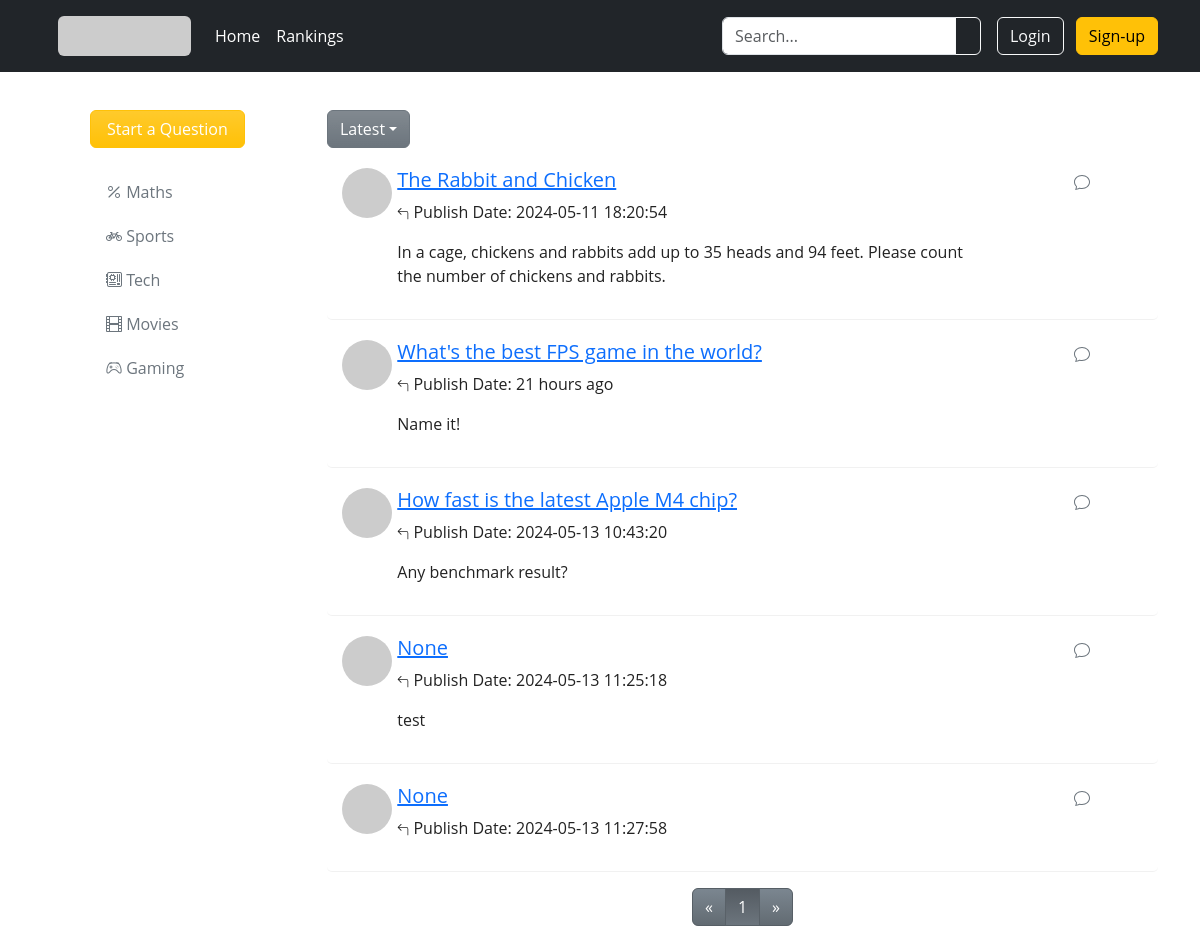
Before: / with the older database file.
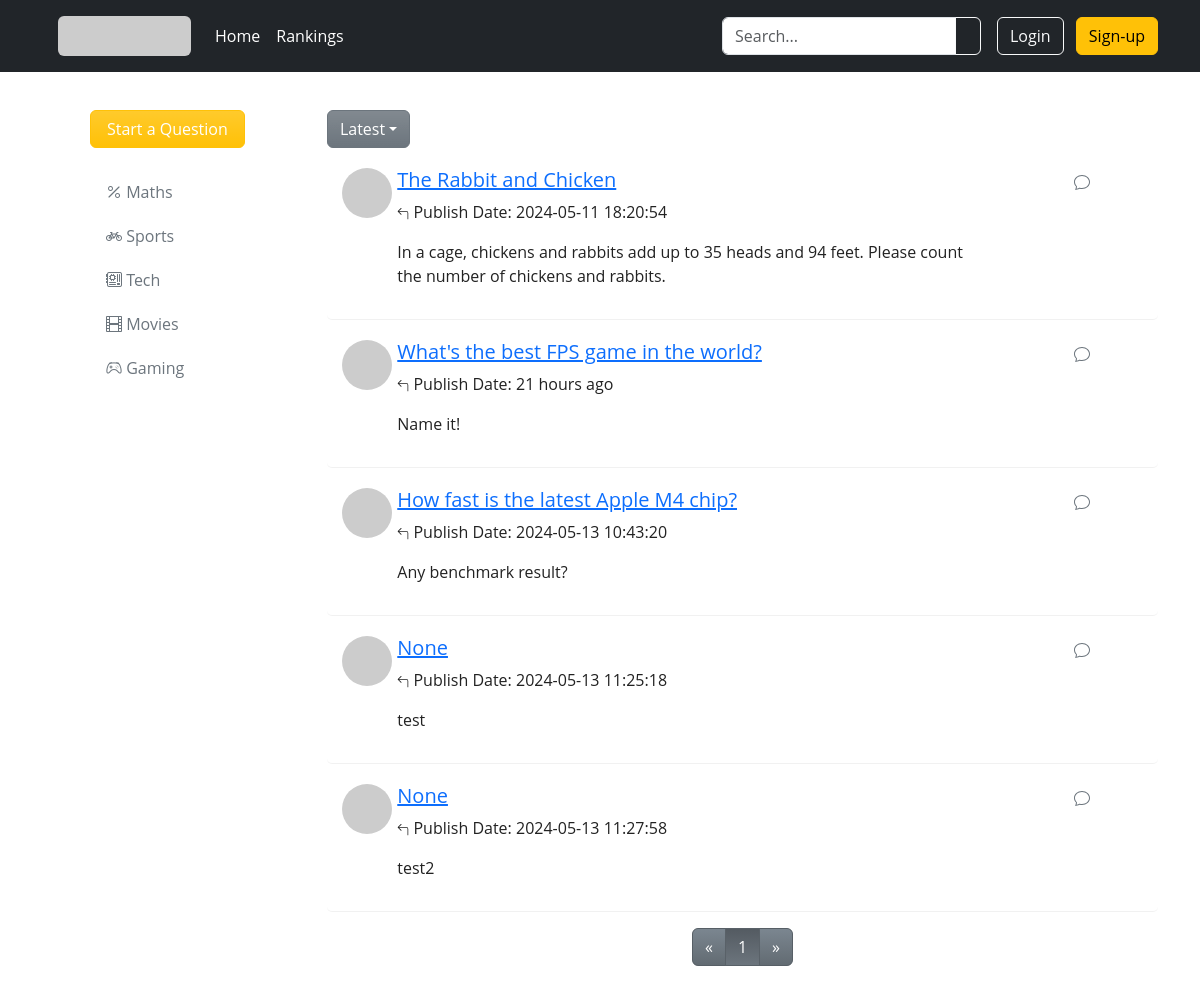
After: the same page with the newer database file.
### app/models.py (models this page shows, shortened)
class Post(db.Model):
    id = db.Column(db.Integer, primary_key=True)
    title = db.Column(db.String(64))
    body = db.Column(db.String(1024))
    timestamp = db.Column(db.DateTime, index=True, default=datetime.utcnow)
    author_id = db.Column(db.Integer, db.ForeignKey('user.id'), index=True)
    category_id = db.Column(db.Integer, db.ForeignKey('category.id'), index=True)
    comments = db.relationship('Comment', backref='post', lazy='dynamic')
    is_solved = db.Column(db.Boolean, default=False)

### app/routes.py (the view)
@app.route('/')
def index():
    page = request.args.get('page', 1, type=int)
    paginate = Post.query.paginate(page=int(page), per_page=7)
    categories = Category.query.all()
    return render_template('index.html', user=current_user, categories=categories, paginate=paginate)

### app/templates/index.html (shortened to what this page needs)
{% extends "base.html" %}
{% block style %}
<link rel="stylesheet" href="{{ url_for('static', filename='css/index.css') }}" />
{% endblock %}
{% block main %}
<div class="container">
    <div class="row clearfix">
        <div class="homepage-nav col-md-3 column">
            <a class="btn btn-warning bg-gradient text-white px-3 mx-5" href="{{ url_for('newDiscussion') }}">Start a
                Question</a>
            <ul class="nav flex-column mt-4 mx-5">
                {% for category in categories %}
                <li class="nav-item mb-1">
                    <a class="nav-link text-secondary" href="?category={{ category.id }}">
                        <i class="{{ category.iconClass }}"></i>
                        <span class="Button-label">{{ category.name }}</span>
                    </a>
                </li>
                {% endfor %}
            </ul>
        </div>
        <div class="homepage-results col-md-9 column">
            <div class="dropdown">
                <button type="button" class="btn btn-secondary bg-gradient dropdown-toggle"
                    data-bs-toggle="dropdown">Latest</button>
            </div>
            {% if paginate.total == 0 %}
            <h4 class="text-center mt-4" role="alert">
                No discussions found.
            </h4>
            {% else %}
            <ul class="discussion-list list-unstyled">
                {% for post in paginate.items %}
                <li>
                    <div class="row clearfix">
                        <div class="col-md-10 column row clearfix">
                            <div class="col-md-1 column">
                                <img alt="50x50" src='https://placehold.co/50x50' class="rounded-circle"
                                    style="width: 50px; height: 50px;" />
                            </div>
                            <div class="col-md-11">
                                <h5>
                                    <a href="{{ url_for('postDetails', post_id=post.id) }}">{{ post.title }}</a>
                                </h5>
                                <p>
                                     Publish Date: <span id="humanTimestamp_{{ post.id }}"></span>
                                </p>
                                <p>
                                    {{ post.body }}
                                </p>
                            </div>
                        </div>
                        <div class="col-md-2 column">
                            <div class="row clearfix">
                                <div class="col-md-6 column">
                                </div>
                                <div class="col-md-6 column text-secondary">
                                    <p>
                                    </p>
                                </div>
                            </div>
                        </div>
                    </div>
                </li>
                {% endfor %}
            </ul>
            <ul class="pagination justify-content-center">
                <li {% if not paginate.has_prev %}class="page-item disabled" {% else %}class="page-item" {% endif %}><a
                        class="page-link" href="{{ url_for('index') }}?page={{ paginate.prev_num }}"
                        aria-label="Previous"><span aria-hidden="true">&laquo;</span></a></li>
                {% for num in range(1, paginate.pages+1) %}
                <li {% if num==paginate.page %}class="page-item active" {% else %}class="page-item" {% endif %}><a
                        class="page-link" href="{{ url_for('index') }}?page={{ num }}">{{ num }}</a></li>
                {% endfor %}
                <li {% if not paginate.has_next %}class="page-item disabled" {% else %}class="page-item" {% endif %}><a
                        class="page-link" href="{{ url_for('index') }}?page={{ paginate.next_num }}"
                        aria-label="Next"><span aria-hidden="true">&raquo;</span></a></li>
            </ul>
            {% endif %}
        </div>
    </div>
</div>
{% endblock %}

Changed rows visible on the page:
changed Post: body (not shown) → "test2"
